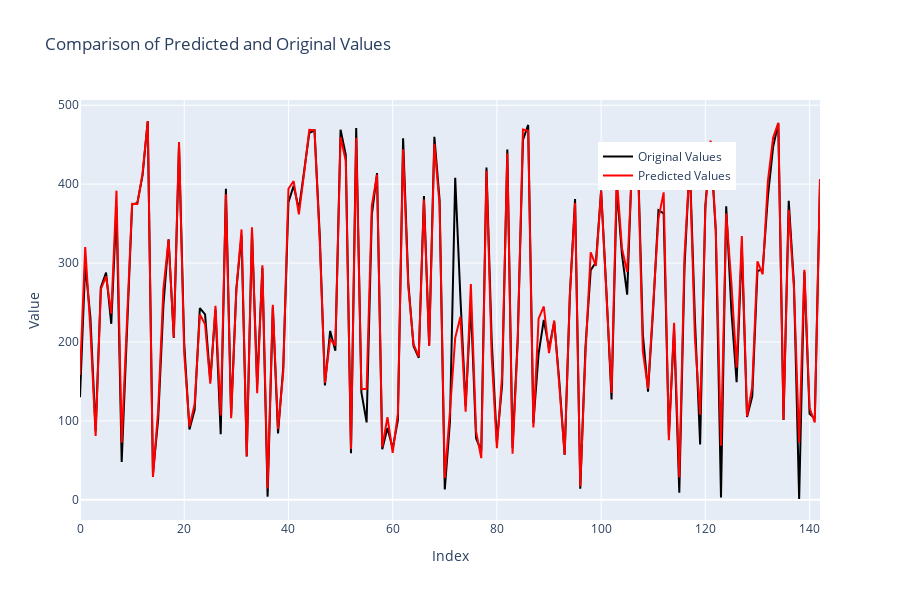

Write notebook code for a chart like this one.
### Code cell
x_values = np.arange(len(y_test))

fig = go.Figure()

fig.add_trace(go.Scatter(x=x_values, y=y_test, mode='lines', name='Original Values', line=dict(color='black')))

fig.add_trace(go.Scatter(x=x_values, y=y12, mode='lines', name='Predicted Values', line=dict(color='red')))

fig.update_layout(
    title='Comparison of Predicted and Original Values',
    xaxis_title='Index',
    yaxis_title='Value',
    legend=dict(x=0.7, y=0.9),
    width=900,
    height=600
)
fig.show()

### Figure 1 — Plotly figure (JSON) as saved in the notebook; plotly's stock layout.template omitted (floating-point values rounded to 4 significant figures; data arrays with more than 128 entries replaced by an {"elided": "..."} marker saying what was removed)
{"data": [{"line": {"color": "black"}, "mode": "lines", "name": "Original Values", "type": "scatter", "x": {"elided": "143 int values"}, "y": {"elided": "143 int values"}}, {"line": {"color": "red"}, "mode": "lines", "name": "Predicted Values", "type": "scatter", "x": {"elided": "143 int values"}, "y": {"elided": "143 float values"}}], "layout": {"height": 600, "legend": {"x": 0.7, "y": 0.9}, "title": {"text": "Comparison of Predicted and Original Values"}, "width": 900, "xaxis": {"title": {"text": "Index"}}, "yaxis": {"title": {"text": "Value"}}}}
